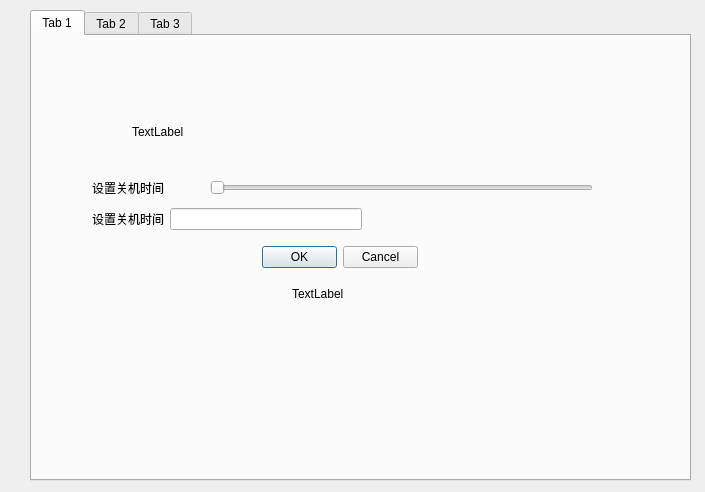
<?xml version="1.0" encoding="UTF-8"?>
<ui version="4.0">
 <class>Form</class>
 <widget class="QWidget" name="Form">
  <property name="geometry">
   <rect>
    <x>0</x>
    <y>0</y>
    <width>705</width>
    <height>492</height>
   </rect>
  </property>
  <property name="windowTitle">
   <string>Form</string>
  </property>
  <widget class="QTabWidget" name="tabWidget">
   <property name="geometry">
    <rect>
     <x>30</x>
     <y>10</y>
     <width>661</width>
     <height>471</height>
    </rect>
   </property>
   <property name="currentIndex">
    <number>0</number>
   </property>
   <widget class="QWidget" name="tab">
    <attribute name="title">
     <string>Tab 1</string>
    </attribute>
    <widget class="QLabel" name="time">
     <property name="geometry">
      <rect>
       <x>100</x>
       <y>90</y>
       <width>54</width>
       <height>12</height>
      </rect>
     </property>
     <property name="text">
      <string>TextLabel</string>
     </property>
    </widget>
    <widget class="QDialogButtonBox" name="buttonBox">
     <property name="geometry">
      <rect>
       <x>230</x>
       <y>210</y>
       <width>156</width>
       <height>23</height>
      </rect>
     </property>
     <property name="standardButtons">
      <set>QDialogButtonBox::Cancel|QDialogButtonBox::Ok</set>
     </property>
    </widget>
    <widget class="QWidget" name="layoutWidget">
     <property name="geometry">
      <rect>
       <x>60</x>
       <y>140</y>
       <width>501</width>
       <height>24</height>
      </rect>
     </property>
     <layout class="QHBoxLayout" name="horizontalLayout">
      <item>
       <widget class="QLabel" name="label">
        <property name="text">
         <string>设置关机时间</string>
        </property>
       </widget>
      </item>
      <item>
       <spacer name="horizontalSpacer">
        <property name="orientation">
         <enum>Qt::Horizontal</enum>
        </property>
        <property name="sizeType">
         <enum>QSizePolicy::Minimum</enum>
        </property>
        <property name="sizeHint" stdset="0">
         <size>
          <width>40</width>
          <height>20</height>
         </size>
        </property>
       </spacer>
      </item>
      <item>
       <widget class="QSlider" name="sliderTime">
        <property name="minimum">
         <number>10</number>
        </property>
        <property name="maximum">
         <number>120</number>
        </property>
        <property name="orientation">
         <enum>Qt::Horizontal</enum>
        </property>
       </widget>
      </item>
     </layout>
    </widget>
    <widget class="QLabel" name="label_3">
     <property name="geometry">
      <rect>
       <x>260</x>
       <y>250</y>
       <width>72</width>
       <height>15</height>
      </rect>
     </property>
     <property name="text">
      <string>TextLabel</string>
     </property>
    </widget>
    <widget class="QWidget" name="">
     <property name="geometry">
      <rect>
       <x>60</x>
       <y>170</y>
       <width>270</width>
       <height>26</height>
      </rect>
     </property>
     <layout class="QHBoxLayout" name="horizontalLayout_2">
      <item>
       <widget class="QLabel" name="label_2">
        <property name="text">
         <string>设置关机时间</string>
        </property>
       </widget>
      </item>
      <item>
       <widget class="QLineEdit" name="lineEdit"/>
      </item>
     </layout>
    </widget>
   </widget>
   <widget class="QWidget" name="tab_2">
    <attribute name="title">
     <string>Tab 2</string>
    </attribute>
   </widget>
   <widget class="QWidget" name="tab_3">
    <attribute name="title">
     <string>Tab 3</string>
    </attribute>
   </widget>
  </widget>
 </widget>
 <resources/>
 <connections/>
</ui>
